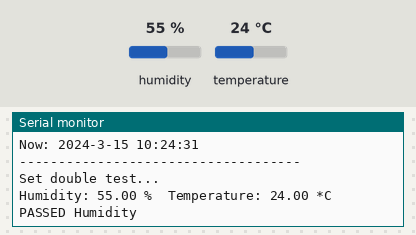
This sketch was run on a simulated ESP8266 (NodeMCU). Shown: the last lines printed to the serial monitor. The test bench sets the inputs (shaded band); at power-on: humidity 55 %, temperature 24 °C. WiFi joins after 1.5 s; servers stay silent unless stated; the local clock reads 2024-03-15 10:24:30 at power-on unless the sketch sets it.

Above: at 2.7 s.
2.8 s: humidity set to 22 %
At 5.3 s:
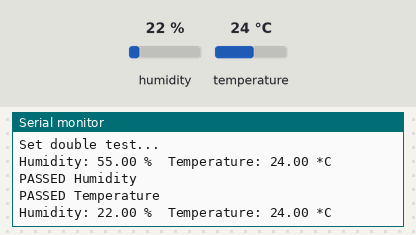
8.6 s: temperature set to 12 °C
At 11.0 s:
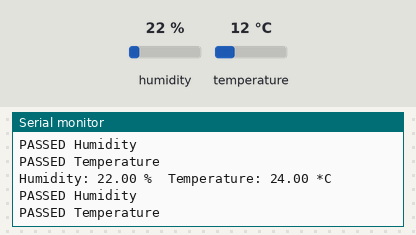
12.8 s: humidity set to 40 %
At 15.7 s:
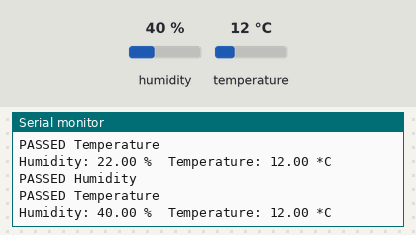
Timing chart, 0 to 17.2 s (numbered marks = the images above; inputs shaded):
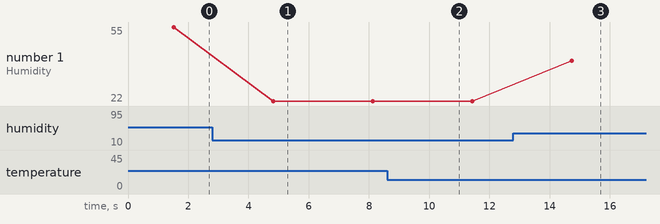

The sketch:

test_firebase_dht_json.ino
```cpp
#include <ESP8266WiFi.h>
#include <FirebaseESP8266.h>
//#include <FirebaseArduino.h>
#include <DHT.h>
#include <time.h>
//#include <FirebaseJson.h>
#define FIREBASE_HOST "kmutnbline-gpvrvc-default-rtdb.firebaseio.com"
#define FIREBASE_AUTH "DELspZtoKBWdufNfTPpMCGKqN3bRzHODsRu0Gri1"
// Config connect WiFi
#define WIFI_SSID "B4-12_2G"
#define WIFI_PASSWORD "12345678"
#define DHTPIN D4
#define DHTTYPE DHT22
DHT dht(DHTPIN, DHTTYPE);
int timezone = 7;
char ntp_server1[20] = "ntp.ku.ac.th";
char ntp_server2[20] = "fw.eng.ku.ac.th";
char ntp_server3[20] = "time.uni.net.th";
int dst = 0;
//Define FirebaseESP8266 data object
FirebaseData fbdo;

FirebaseJson json;
FirebaseJson json1; //Temperature
int i=0;

String NowString() {
 time_t now = time(nullptr);
 struct tm* newtime = localtime(&now);

 String tmpNow = "";
 tmpNow += String(newtime->tm_year + 1900);
 tmpNow += "-";
 tmpNow += String(newtime->tm_mon + 1);
 tmpNow += "-";
 tmpNow += String(newtime->tm_mday);
 tmpNow += " ";
 tmpNow += String(newtime->tm_hour);
 tmpNow += ":";
 tmpNow += String(newtime->tm_min);
 tmpNow += ":";
 tmpNow += String(newtime->tm_sec);
 return tmpNow;
}

void setup() {
  Serial.begin(115200);

  WiFi.begin(WIFI_SSID, WIFI_PASSWORD);
  Serial.print("Connecting to Wi-Fi");
  while (WiFi.status() != WL_CONNECTED)
  {
    Serial.print(".");
    delay(300);
  }
  Serial.println();
  Serial.print("Connected with IP: ");
  Serial.println(WiFi.localIP());
  Serial.println();

  Firebase.begin(FIREBASE_HOST, FIREBASE_AUTH);
  Firebase.reconnectWiFi(true);
//Set the size of WiFi rx/tx buffers in the case where we want to work with large data.
  fbdo.setBSSLBufferSize(1024, 1024);

  //Set the size of HTTP response buffers in the case where we want to work with large data.
  fbdo.setResponseSize(1024);

  //Set database read timeout to 1 minute (max 15 minutes)
  Firebase.setReadTimeout(fbdo, 1000 * 60);
  //tiny, small, medium, large and unlimited.
  //Size and its write timeout e.g. tiny (1s), small (10s), medium (30s) and large (60s).
  Firebase.setwriteSizeLimit(fbdo, "tiny");

  //optional, set the decimal places for float and double data to be stored in database
  Firebase.setFloatDigits(2);
  Firebase.setDoubleDigits(6);

configTime(timezone * 3600, dst, ntp_server1, ntp_server2, ntp_server3);
 Serial.println("Waiting for time");
 while (!time(nullptr)) {
 Serial.print(".");
 delay(500);
 }
 Serial.println();
Serial.println("Now: " + NowString());

String path = "/DHTData";

  Serial.println("------------------------------------");
  Serial.println("Set double test...");
  dht.begin();


}

void loop() {
  // Read temp & Humidity for DHT22
 float h = dht.readHumidity();
 float t = dht.readTemperature();
 String path = "/DHTData";

 if (isnan(h) || isnan(t)) {
 Serial.println("Failed to read from DHT sensor!");
 delay(1000);
 return;
 }
   Serial.print("Humidity: ");
   Serial.print(h);
   Serial.print(" %\t");
   Serial.print("Temperature: ");
   Serial.print(t);
   Serial.print(" *C ");
   Serial.println();
   delay(1000);

 //Humidity
   json.clear().add(NowString(), h);

    //Also can use Firebase.push instead of Firebase.pushJSON
    //Json string is not support in v 2.6.0 and later, only FirebaseJson object is supported.
    if (Firebase.pushJSON(fbdo, path + "/Humidity:", json))
    {
      Serial.println("PASSED Humidity");
      delay(1000);
    }
    else
    {
      Serial.println("FAILED Humidity");
      Serial.println("REASON: " + fbdo.errorReason());
      Serial.println("------------------------------------");
      Serial.println();
    }

    //Temperature
   json1.clear().add(NowString(), t);

    //Also can use Firebase.push instead of Firebase.pushJSON
    //Json string is not support in v 2.6.0 and later, only FirebaseJson object is supported.
    if (Firebase.pushJSON(fbdo, path + "/Temperature:", json1))
    {
      Serial.println("PASSED Temperature");
      delay(1000);
    }
    else
    {
      Serial.println("FAILED Temperature");
      Serial.println("REASON: " + fbdo.errorReason());
      Serial.println("------------------------------------");
      Serial.println();
    }

}
```

Measured:
- after the input at 2.8 s, the serial monitor: prints a new line after 2.0 s (image 1)
- after the input at 12.8 s, the serial monitor: prints a new line after 1.9 s (image 3)
- plotted number 1: 55 → 22 after the input at 2.8 s, 22 → 40 after the input at 12.8 s
